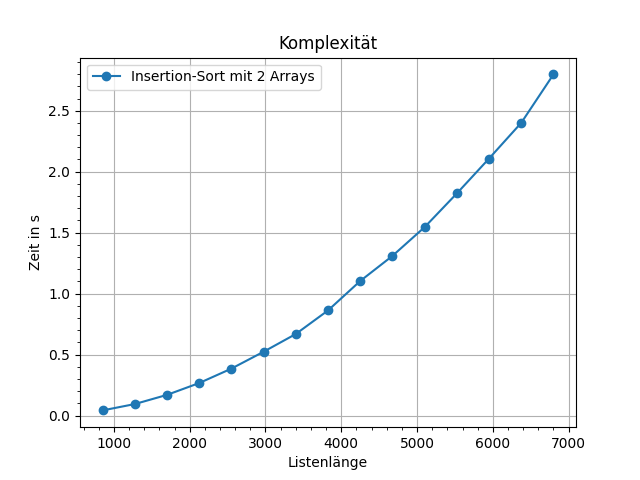

The script that drew this image:
from random import randint
import matplotlib.pyplot as plt
from timeit import default_timer

def insertion_sort_2_arrays(unsorted_array, sorted_array):
    global time
    start = default_timer()
    sorted_array.append(unsorted_array[0])
    unsorted_array.pop(0)
    for i in range(len(unsorted_array)):
        zahl = unsorted_array[0]
        j = i
        while zahl < sorted_array[j] and j>=0:
            j -= 1
        sorted_array.insert(j+1, zahl)
        unsorted_array.pop(0)
    end = default_timer()
    time = end - start
    return sorted_array

x = 0
z = 10
anzahl = []
lst = []
s_lst = []
zeiten = []

while x < 15:
    for i in range(85*z):
        lst.append(randint(0,100))
    anzahl.append(len(lst))
    insertion_sort_2_arrays(lst, s_lst)
    zeiten.append(time)
    x += 1
    z += 5

plt.plot(anzahl, zeiten, marker="o", label="Insertion-Sort mit 2 Arrays")
plt.grid()
plt.title("Komplexität")
plt.xlabel("Listenlänge")
plt.ylabel("Zeit in s")
plt.legend(loc="upper left")
plt.minorticks_on()
plt.show()
